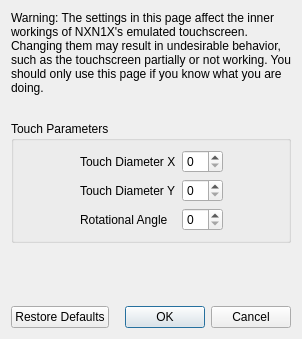
<?xml version="1.0" encoding="UTF-8"?>
<ui version="4.0">
 <class>ConfigureTouchscreenAdvanced</class>
 <widget class="QDialog" name="ConfigureTouchscreenAdvanced">
  <property name="geometry">
   <rect>
    <x>0</x>
    <y>0</y>
    <width>298</width>
    <height>339</height>
   </rect>
  </property>
  <property name="windowTitle">
   <string>Configure Touchscreen</string>
  </property>
  <layout class="QVBoxLayout" name="verticalLayout">
   <item>
    <widget class="QLabel" name="label_2">
     <property name="minimumSize">
      <size>
       <width>280</width>
       <height>0</height>
      </size>
     </property>
     <property name="text">
      <string>Warning: The settings in this page affect the inner workings of NXN1X's emulated touchscreen. Changing them may result in undesirable behavior, such as the touchscreen partially or not working. You should only use this page if you know what you are doing.</string>
     </property>
     <property name="wordWrap">
      <bool>true</bool>
     </property>
    </widget>
   </item>
   <item>
    <spacer name="verticalSpacer_2">
     <property name="orientation">
      <enum>Qt::Vertical</enum>
     </property>
     <property name="sizeType">
      <enum>QSizePolicy::Fixed</enum>
     </property>
     <property name="sizeHint" stdset="0">
      <size>
       <width>20</width>
       <height>20</height>
      </size>
     </property>
    </spacer>
   </item>
   <item>
    <widget class="QGroupBox" name="gridGroupBox">
     <property name="title">
      <string>Touch Parameters</string>
     </property>
     <layout class="QGridLayout" name="gridLayout">
      <item row="0" column="0">
       <spacer name="horizontalSpacer">
        <property name="orientation">
         <enum>Qt::Horizontal</enum>
        </property>
        <property name="sizeHint" stdset="0">
         <size>
          <width>40</width>
          <height>20</height>
         </size>
        </property>
       </spacer>
      </item>
      <item row="1" column="1">
       <widget class="QLabel" name="label_4">
        <property name="text">
         <string>Touch Diameter Y</string>
        </property>
       </widget>
      </item>
      <item row="0" column="3">
       <spacer name="horizontalSpacer_2">
        <property name="orientation">
         <enum>Qt::Horizontal</enum>
        </property>
        <property name="sizeHint" stdset="0">
         <size>
          <width>40</width>
          <height>20</height>
         </size>
        </property>
       </spacer>
      </item>
      <item row="0" column="1">
       <widget class="QLabel" name="label_3">
        <property name="text">
         <string>Touch Diameter X</string>
        </property>
       </widget>
      </item>
      <item row="2" column="1">
       <widget class="QLabel" name="label_5">
        <property name="text">
         <string>Rotational Angle</string>
        </property>
       </widget>
      </item>
      <item row="0" column="2">
       <widget class="QSpinBox" name="diameter_x_box"/>
      </item>
      <item row="1" column="2">
       <widget class="QSpinBox" name="diameter_y_box"/>
      </item>
      <item row="2" column="2">
       <widget class="QSpinBox" name="angle_box"/>
      </item>
     </layout>
    </widget>
   </item>
   <item>
    <spacer name="verticalSpacer">
     <property name="orientation">
      <enum>Qt::Vertical</enum>
     </property>
     <property name="sizeHint" stdset="0">
      <size>
       <width>20</width>
       <height>40</height>
      </size>
     </property>
    </spacer>
   </item>
   <item>
    <layout class="QHBoxLayout" name="horizontalLayout">
     <item>
      <widget class="QPushButton" name="restore_defaults_button">
       <property name="text">
        <string>Restore Defaults</string>
       </property>
      </widget>
     </item>
     <item>
      <widget class="QDialogButtonBox" name="buttonBox">
       <property name="standardButtons">
        <set>QDialogButtonBox::Cancel|QDialogButtonBox::Ok</set>
       </property>
      </widget>
     </item>
    </layout>
   </item>
  </layout>
 </widget>
 <resources/>
 <connections>
  <connection>
   <sender>buttonBox</sender>
   <signal>accepted()</signal>
   <receiver>ConfigureTouchscreenAdvanced</receiver>
   <slot>accept()</slot>
  </connection>
  <connection>
   <sender>buttonBox</sender>
   <signal>rejected()</signal>
   <receiver>ConfigureTouchscreenAdvanced</receiver>
   <slot>reject()</slot>
   </connection>
 </connections>
</ui>
